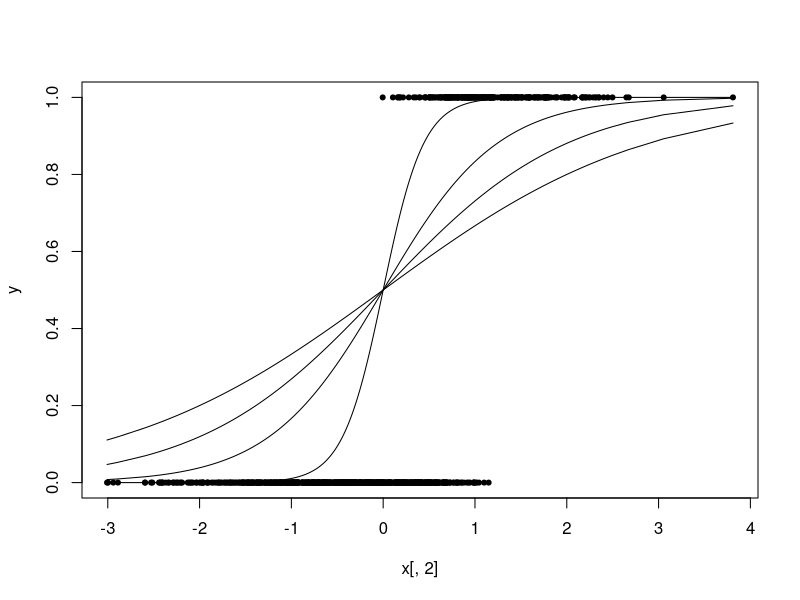

Write the R code that produced this figure. (Note: a time limit stopped this script after it produced the figure.)
##########
# varying base logistic
logit = function(x, b = exp(1))
    log(x/(1-x), base = b)
logistic = function(x, b = exp(1))
    1 / (1 + b^(-x))
autotune = function(accept, target = 0.25, k = 2.5)
    (1+(cosh(accept-target)-1)*(k-1)/(cosh(target-
        ceiling(accept-target))-1))^sign(accept-target)
calc.mode = function(dens, method="loess"){
    dx = dens$x
    dy = dens$y
    if (method == "loess"){
        l = loess(dy ~ dx)
        return (l$x[which.max(l$y)])
        }
    if (method == "density")
        return (dx[which.max(dy)])
    }

calc.post = function(params){
    beta = params[1:2]
    b = 1/params[3]
    # likelihood
    lx = logistic(x %*% beta, b)
    keep = which(lx != 1 & lx != 0)
    out = sum(y[keep]*log(lx[keep]) + (1-y[keep])*log(1-lx[keep]))
    # priors (beta ~ N(0, 1), b ~ Unif(1.5, 10))
    out = out + sum(dnorm(beta, 0, 1, log = TRUE))
    out = out + dunif(1/b, b.lower, b.upper, log = TRUE)
    return (out)
    }

# (y*log(logistic(x %*% beta, b)) + (1-y)*log(1-logistic(x %*% beta, b)))
# which(logistic(x %*% beta, b) == 1)

set.seed(1)
n = 1000
true.beta = c(-1.00, 1.50)
true.b = 92
b.lower = 0
b.upper = 1
x = cbind(1, sort(rnorm(n, 0, 1)))
y = rbinom(n, 1, prob = logistic(x %*% true.beta, true.b))

par(mfrow=c(1,1))
plot(x[,2], y, pch = 20)
points(x[,2], logistic(x[,2], exp(1)), type='l')
points(x[,2], logistic(x[,2], 2), type='l')
points(x[,2], logistic(x[,2], 5), type='l')
points(x[,2], logistic(x[,2], true.b), type='l')

# initialize mcmc settings
nburn = 10000
nmcmc = 200000
window = 500
nparams = 3
params = matrix(0, nburn + nmcmc, nparams)
accept = matrix(0, nburn + nmcmc, nparams)
lower = c(-Inf, -Inf, b.lower)
upper = c(Inf, Inf, b.upper)

params[1,] = c(true.beta, (b.lower + b.upper)/2)
sigs = c(0.1, 0.1, 0.01)

post = calc.post(params[1,])
cand.param = params[1,]
post.mat = matrix(-Inf, nburn + nmcmc, nparams)
post.mat[1, 1] = post

for (i in 2:(nburn+nmcmc)){
    cat("\rIteration",i,"/",nburn+nmcmc)
    params[i,] = params[i-1,]
    for (j in 1:nparams){
        cand = rnorm(1, params[i,j], sigs[j])
        if (cand >= lower[j] && cand <= upper[j]){
            cand.param[j] = cand
            cand.post = calc.post(cand.param)
            # check whether to accept draw or not
            if (log(runif(1)) < cand.post - post){
                post = cand.post
                params[i,j] = cand
                accept[i,j] = 1
            } else {
                cand.param[j] = params[i,j]
                }
        } else {
            cand.param[j] = params[i,j]
            }
        post.mat[i, j] = post
        }
    # adjust the candidate sigma
    if (floor(i/window) == i/window && i <= nburn)
        sigs = sigs*autotune(apply(accept[(i-window+1):i,], 2,
            mean), k = max(window/50, 1.1))
    if (i == (nburn+nmcmc))
        cat("\n")
    }

# plot(x[,2], y, pch = 20)
# points(x[,2], logistic(x %*% cand.param[1:2], cand.param[3]), type='l')
# points(x[,2], logistic(x %*% params[i,1:2], params[i,3]), type='l')

params = params[(nburn+1):(nburn+nmcmc),]
accept = accept[(nburn+1):(nburn+nmcmc),]
post.mat = post.mat[(nburn+1):(nburn+nmcmc),]

thin = 1
thin.vec = seq(1, nmcmc, by = thin)

par(mfrow=c(3,1))
plot(params[thin.vec,1], type='l')
plot(params[thin.vec,2], type='l')
plot(params[thin.vec,3], type='l')

par(mfrow=c(3,1))
plot(density(params[thin.vec,1]))
plot(density(params[thin.vec,2]))
plot(density(params[thin.vec,3]))
 
calc.mode(density(params[thin.vec,1]))
calc.mode(density(params[thin.vec,2]))
calc.mode(density(1/params[thin.vec,3]))

apply(params[thin.vec,], 2, mean)
c(apply(params[thin.vec,1:2], 2, mean), 1/mean(params[thin.vec,3]))
apply(accept[thin.vec,], 2, mean)

max(post.mat)
# with b in (1.5, 10)
# n = 200, true.beta = c(-1.0, 1.5), true.b = 5 (fixed at 5): -82.36014
# n = 200, true.beta = c(-1.0, 1.5), true.b = 5 (fixed at exp(1)): -84.26674
# n = 200, true.beta = c(-1.0, 1.5), true.b = 5 (fixed at 2): -87.12315
# n = 200, true.beta = c(-1.0, 1.5), true.b = 5 (varying between 1.5 and 10): -81.70131
# the likelihood may be higher, but the posterior distribution is essentiall uniform (the prior)

# even when letting b vary from 1.5 to 100, the distribution was
# about uniform (maybe slightly skewed), but no increase in likelihood

par(mfrow=c(1,1))
plot(params[thin.vec,c(1,2)], type='l')
plot(params[thin.vec,c(2,3)], type='l')
plot(params[thin.vec,c(1,3)], type='l')



est.mode = function(params, post){
    # params, post are nparams x nmcmc
    # the first nparams - 1 columns in the first row
    # of post should be -Inf
    nparams = nrow(params)
    maxx = which.max(as.numeric(post))
    end = 1 + ((maxx - 1) %% nparams) # the index of the ending parameter
    order = c((nparams - end + 1):nparams, 1:(nparams - end))[1:nparams]
    vec = as.numeric(params)[(maxx-nparams+1):maxx]
    return(list("mode"=vec[order], "height"=post[maxx]))
    }

post.mat[1, -nparams] = -Inf
modee = est.mode(t(params), t(post.mat))
